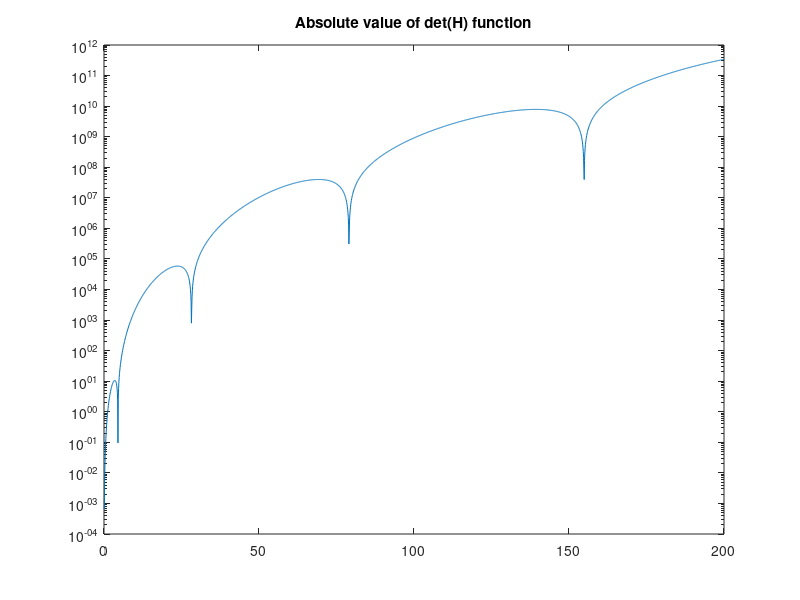
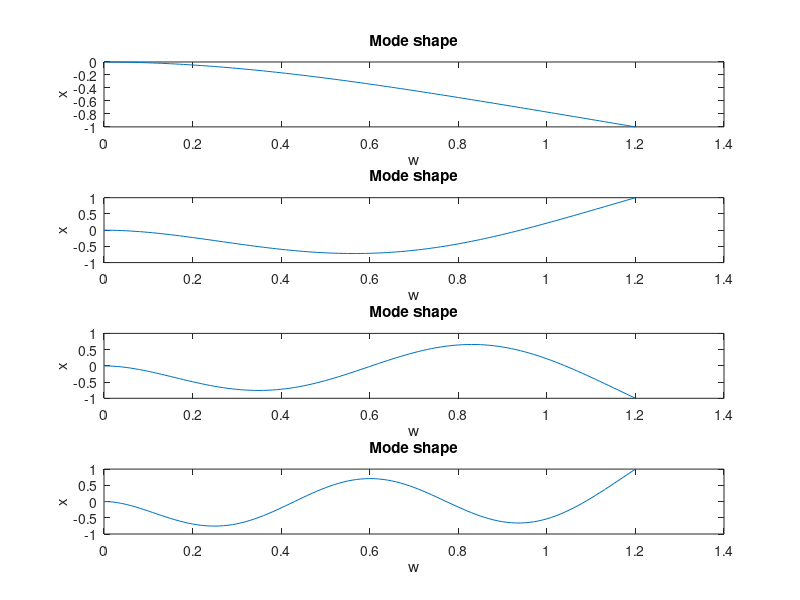
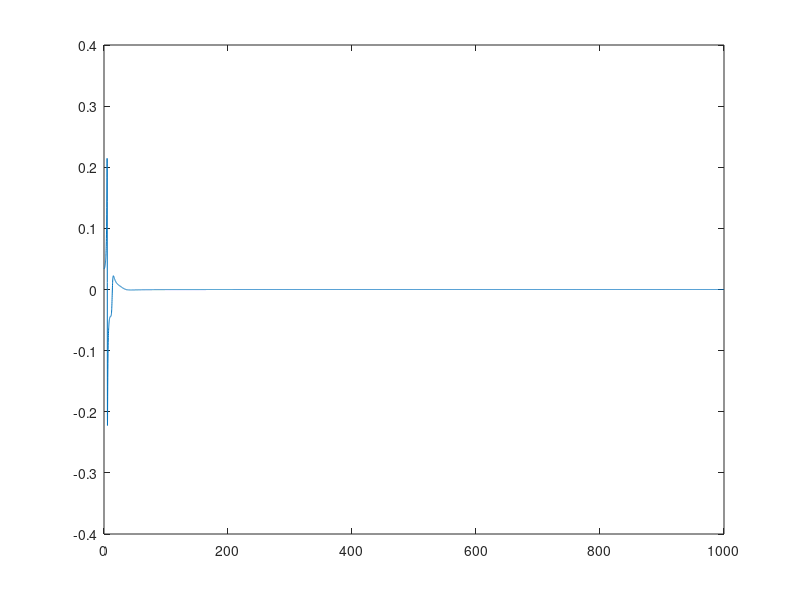

MATLAB code for these plots, in order:
close all
clear all
clc

%% Parameters

L= 1.2;         %[m]
h= 0.008;       %[m]
b= 0.04;        %[m]
rho= 2700;      %[kg/m^3]
E= 68000000000; %[pa]
J= b*h^3/12;    %[m^4]
m= rho*b*h;     %[kg]

%% Vibration modes

%  standing wave solution
% w=[A*cos(g*x)+B*sin(g*x)+C*cosh(g*x)+D*sinh(g*x)]*cos(omega*t+phi);
% dw/dx = [g*(-A*sin(g*x)+B*cos(g*x)+C*sinh(g*x)+D*cosh(g*x)]*cos(omega*t+phi);
% d^2w/dx^2 = [g^2*(-A*cos(g*x)-B*sin(g*x)+C*cosh(g*x)+D*sinh(g*x)]*cos(omega*t+phi);
% d^3w/dx^3 = [g^3*(A*sin(g*x)-B*cos(g*x)+C*sinh(g*x)+D*cosh(g*x)]*cos(omega*t+phi);


% Boundary conditions 
fs=0:0.1:200;
w=2*pi*fs;
g= ((m*w.^2)/(E*J)).^(1/4);

%S= zeros(size(w,2),1);

f=  (-2-2.*cos(g.*L).*cosh(g.*L)).*g.^6 ;




%for i= 1:size(w,2)
 %   H= [1 0 1 0; 0 g(i) 0 g(i); -g(i)^2*cos(g(i)*L) -g(i)^2*sin(g(i)*L) g(i)^2*cosh(g(i)*L) g(i)^2*sinh(g(i)*L); g(i)^3*sin(g(i)*L) -g(i)^3*cos(g(i)*L) g(i)^3*sinh(g(i)*L) g(i)^3*cosh(g(i)*L)];
  %  S(i)= det(H);
%end

%figure;
%semilogy (w,abs(S))

figure;
semilogy (fs,abs(f))
title('Absolute value of det(H) function')

%figure
%plot(w,f)

fs_1= 4.5;
fs_2= 28.2;
fs_3= 79;
fs_4= 154.9;

wn_1= 2*pi*fs_1;
wn_2= 2*pi*fs_2;
wn_3= 2*pi*fs_3;
wn_4= 2*pi*fs_4;

g_1=((m*wn_1.^2)/(E*J)).^(1/4);
g_2=((m*wn_2.^2)/(E*J)).^(1/4);
g_3=((m*wn_3.^2)/(E*J)).^(1/4);
g_4=((m*wn_4.^2)/(E*J)).^(1/4);


wn_vector=[wn_1; wn_2; wn_3; wn_4];
g_vector=[g_1; g_2; g_3; g_4];
constants_matrix= [zeros(4,4)];

for i=1:4 
    H= [1 0 1 0; 0 g_vector(i) 0 g_vector(i); -g_vector(i)^2*cos(g_vector(i)*L) -g_vector(i)^2*sin(g_vector(i)*L) g_vector(i)^2*cosh(g_vector(i)*L) g_vector(i)^2*sinh(g_vector(i)*L); g_vector(i)^3*sin(g_vector(i)*L) -g_vector(i)^3*cos(g_vector(i)*L) g_vector(i)^3*sinh(g_vector(i)*L) g_vector(i)^3*cosh(g_vector(i)*L)];
    N=[H(2,1) H(3,1) H(4,1)]';

    H_hat=[H(2,2) H(2,3) H(2,4); H(3,2) H(3,3) H(3,4); H(4,2) H(4,3) H(4,4)];
    X_hat= -inv(H_hat)*N;
    X= [1; X_hat];
    constants_matrix(:,i)=X;
end

X1= constants_matrix(:,1);
X2= constants_matrix(:,2);
X3= constants_matrix(:,3);
X4= constants_matrix(:,4);

disp(['X1 =' mat2str(X1)]);
disp(['X2 =' mat2str(X2)]);
disp(['X3 =' mat2str(X3)]);
disp(['X4 =' mat2str(X4)]);

x=0:0.01:L;

figure;
for i= 1:4;
    eigenfunctions=[constants_matrix(1,i)*cos(g_vector(i)*x)+constants_matrix(2,i)*sin(g_vector(i)*x)+constants_matrix(3,i)*cosh(g_vector(i)*x)+constants_matrix(4,i)*sinh(g_vector(i)*x)];

    subplot(4,1,i);
    plot(x,eigenfunctions/max(abs(eigenfunctions)))
    title('Mode shape')
    xlabel('w')
    ylabel('x')

end


%% Frequency response functions 

csi= 0.01;
mass= zeros(1,4);

for i= 1:4 
    eigenfunctions=[constants_matrix(1,i)*cos(g_vector(i)*x)+constants_matrix(2,i)*sin(g_vector(i)*x)+constants_matrix(3,i)*cosh(g_vector(i)*x)+constants_matrix(4,i)*sinh(g_vector(i)*x)];
    Y= m.*eigenfunctions.^2;
    mass(i)= trapz(x,Y);
end

xk= L;
xj= 0.5*L;

eigenfunctions_ktot= zeros(1,4);
eigenfunctions_jtot= zeros(1,4);

for l= 1:4 
    eigenfunctions_k=[constants_matrix(1,l)*cos(g_vector(l)*xk)+constants_matrix(2,l)*sin(g_vector(l)*xk)+constants_matrix(3,l)*cosh(g_vector(l)*xk)+constants_matrix(4,l)*sinh(g_vector(l)*xk)];
    eigenfunctions_j=[constants_matrix(1,l)*cos(g_vector(l)*xj)+constants_matrix(2,l)*sin(g_vector(l)*xj)+constants_matrix(3,l)*cosh(g_vector(l)*xj)+constants_matrix(4,l)*sinh(g_vector(l)*xj)];
    
    eigenfunctions_ktot(l)= eigenfunctions_k;
    eigenfunctions_jtot(l)= eigenfunctions_j;
end


OMEGA= 0:0.1:1000;

Gjk_1= [((eigenfunctions_ktot(1).*eigenfunctions_jtot(1))./mass(1))./(-OMEGA.^2+(2.*csi.*wn_vector(1).*OMEGA).*sqrt(-1)+ wn_vector(1))]+[((eigenfunctions_ktot(2).*eigenfunctions_jtot(2))./mass(2))./(-OMEGA.^2+(2.*csi.*wn_vector(2).*OMEGA).*sqrt(-1)+ wn_vector(2))]+[((eigenfunctions_ktot(3).*eigenfunctions_jtot(3))./mass(3))./(-OMEGA.^2+(2.*csi.*wn_vector(3).*OMEGA).*sqrt(-1)+ wn_vector(3))]+[((eigenfunctions_ktot(4).*eigenfunctions_jtot(4))./mass(4))./(-OMEGA.^2+(2.*csi.*wn_vector(4).*OMEGA).*sqrt(-1)+ wn_vector(4))];


figure;
plot(OMEGA,Gjk_1);


  










   


